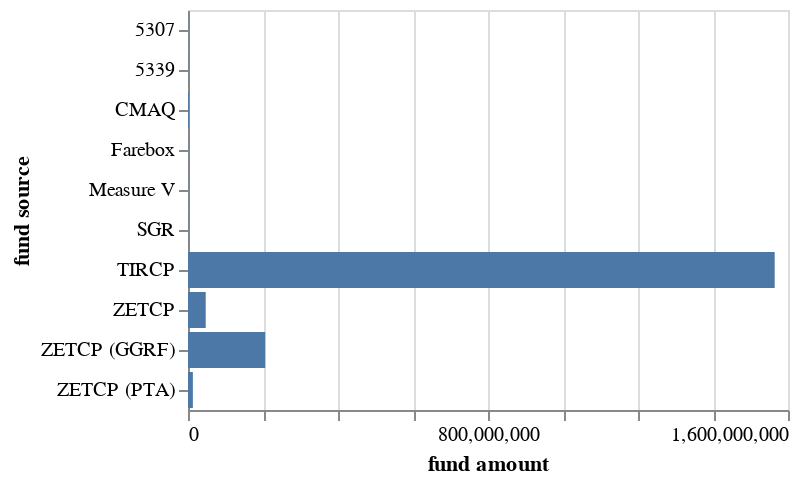

Here is the notebook cell this chart was saved with:
### Code cell
by_source = melt.groupby(["fund source"]).agg({
    "fund amount": "sum",
        "rtpa": "nunique"
}).reset_index()

make_bar(by_source, y_axis = "fund source", x_axis = "fund amount")

### Figure 1 — Vega-Lite specification as saved in the notebook (floating-point values rounded to 4 significant figures)
{"config": {"view": {"continuousWidth": 300, "continuousHeight": 300}}, "data": {"name": "data-d8afff0ccf24bcfc689847ffb7ab57b2"}, "mark": {"type": "bar"}, "encoding": {"x": {"field": "fund amount", "type": "quantitative"}, "y": {"field": "fund source", "type": "nominal"}}, "$schema": "https://vega.github.io/schema/vega-lite/v5.17.0.json", "datasets": {"data-d8afff0ccf24bcfc689847ffb7ab57b2": [{"fund source": "5307", "fund amount": 400000, "rtpa": 1}, {"fund source": "5339", "fund amount": 600000, "rtpa": 1}, {"fund source": "CMAQ", "fund amount": 2300000, "rtpa": 1}, {"fund source": "Farebox", "fund amount": 400000, "rtpa": 1}, {"fund source": "Measure V", "fund amount": 500000, "rtpa": 1}, {"fund source": "SGR", "fund amount": 620000, "rtpa": 1}, {"fund source": "TIRCP", "fund amount": 1564557904, "rtpa": 24}, {"fund source": "ZETCP", "fund amount": 47255104, "rtpa": 2}, {"fund source": "ZETCP (GGRF)", "fund amount": 205870265, "rtpa": 21}, {"fund source": "ZETCP (PTA)", "fund amount": 12999229, "rtpa": 18}]}}
